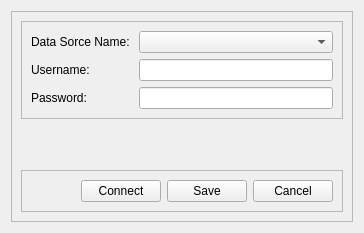
<?xml version="1.0" encoding="UTF-8"?>
<ui version="4.0">
 <class>Form</class>
 <widget class="QWidget" name="Form">
  <property name="geometry">
   <rect>
    <x>0</x>
    <y>0</y>
    <width>364</width>
    <height>233</height>
   </rect>
  </property>
  <property name="windowTitle">
   <string>Form</string>
  </property>
  <layout class="QVBoxLayout" name="verticalLayout_2">
   <item>
    <widget class="QFrame" name="frame_2">
     <property name="frameShape">
      <enum>QFrame::StyledPanel</enum>
     </property>
     <property name="frameShadow">
      <enum>QFrame::Raised</enum>
     </property>
     <layout class="QVBoxLayout" name="verticalLayout">
      <item>
       <widget class="QFrame" name="frame">
        <property name="frameShape">
         <enum>QFrame::StyledPanel</enum>
        </property>
        <property name="frameShadow">
         <enum>QFrame::Raised</enum>
        </property>
        <layout class="QFormLayout" name="formLayout">
         <item row="0" column="0">
          <widget class="QLabel" name="label">
           <property name="text">
            <string>Data Sorce Name: </string>
           </property>
          </widget>
         </item>
         <item row="1" column="0">
          <widget class="QLabel" name="label_2">
           <property name="text">
            <string>Username:</string>
           </property>
          </widget>
         </item>
         <item row="2" column="0">
          <widget class="QLabel" name="label_3">
           <property name="text">
            <string>Password:</string>
           </property>
          </widget>
         </item>
         <item row="2" column="1">
          <widget class="QLineEdit" name="lineEdit_3"/>
         </item>
         <item row="1" column="1">
          <widget class="QLineEdit" name="lineEdit_2"/>
         </item>
         <item row="0" column="1">
          <widget class="QComboBox" name="comboBox"/>
         </item>
        </layout>
       </widget>
      </item>
      <item>
       <spacer name="verticalSpacer">
        <property name="orientation">
         <enum>Qt::Vertical</enum>
        </property>
        <property name="sizeHint" stdset="0">
         <size>
          <width>20</width>
          <height>40</height>
         </size>
        </property>
       </spacer>
      </item>
      <item>
       <widget class="QFrame" name="frame_3">
        <property name="frameShape">
         <enum>QFrame::StyledPanel</enum>
        </property>
        <property name="frameShadow">
         <enum>QFrame::Raised</enum>
        </property>
        <layout class="QHBoxLayout" name="horizontalLayout">
         <item>
          <spacer name="horizontalSpacer">
           <property name="orientation">
            <enum>Qt::Horizontal</enum>
           </property>
           <property name="sizeHint" stdset="0">
            <size>
             <width>60</width>
             <height>20</height>
            </size>
           </property>
          </spacer>
         </item>
         <item>
          <widget class="QPushButton" name="pushButton">
           <property name="text">
            <string>Connect</string>
           </property>
          </widget>
         </item>
         <item>
          <widget class="QPushButton" name="pushButton_2">
           <property name="text">
            <string>Save</string>
           </property>
          </widget>
         </item>
         <item>
          <widget class="QPushButton" name="pushButton_3">
           <property name="text">
            <string>Cancel</string>
           </property>
          </widget>
         </item>
        </layout>
       </widget>
      </item>
     </layout>
    </widget>
   </item>
  </layout>
 </widget>
 <resources/>
 <connections/>
</ui>
